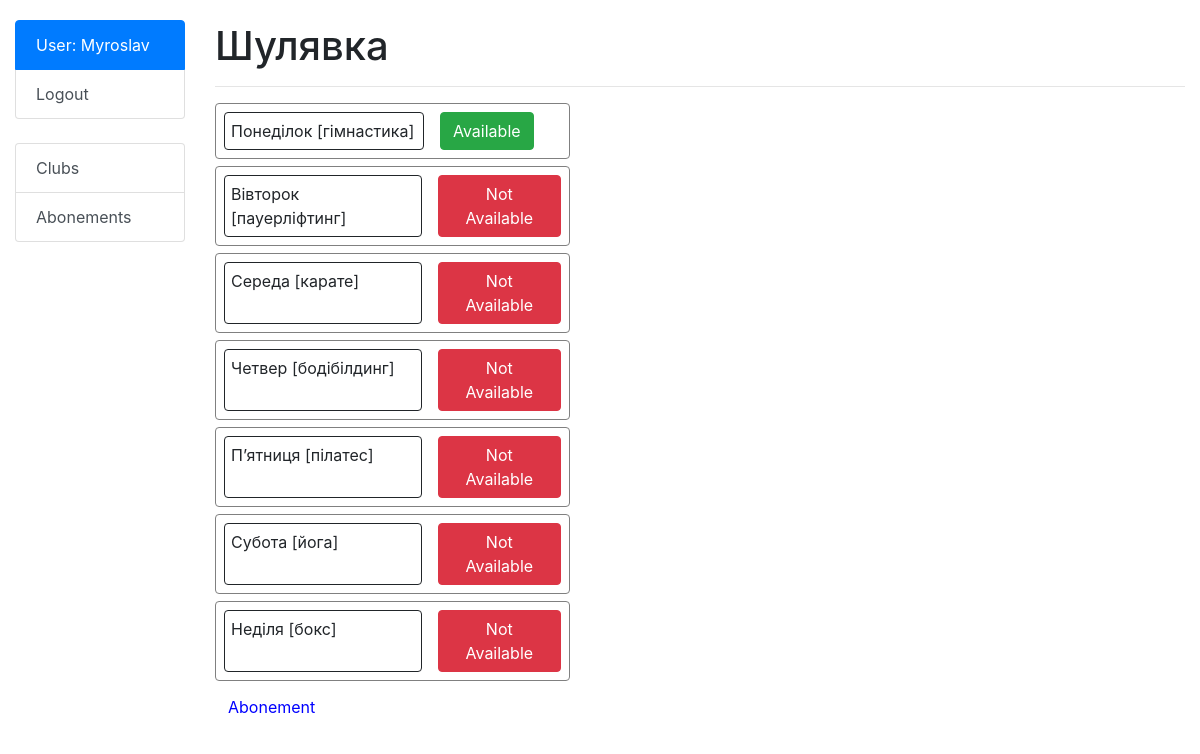
Screenshot of /clubs/1/ (signed in) with the database file from the repository.
### fitness_service/models.py (models this page shows, shortened)
class User(AbstractUser):
    pass

class Club(models.Model):
    location = models.CharField(max_length=300)

class Day(models.Model):
    name = models.CharField(max_length=15)
    exercise = models.CharField(max_length=20, default="sport")

### fitness_service/views.py (the view)
# urls.py: path("clubs/<int:pk>/", ClubDetailView.as_view(), name="club-detail"),
class ClubDetailView(generic.DetailView):
    model = Club
    def get_context_data(self, **kwargs):               #
        context = super().get_context_data(**kwargs)
        abonements = Abonement.objects.filter(user=self.request.user, club=self.object).all()
        day_list = []
        for abonement in abonements:
            day_list += abonement.days.all()
        days = Day.objects.all()
        context['days'] = days
        context['day_list'] = day_list
        return context

### templates/fitness_service/club_detail.html (shortened to what this page needs)
{% extends "base.html" %}
{% block content %}
    <h1 style="margin-top: 22px;">{{ club.location }}</h1>
    <hr>
    {% for day in days %}
        <div class="partition">
            <div class="image_div">{{ day.name }} [{{ day.exercise }}]</div>
            <div class="info">
                {% if day in day_list %}
                    <a href="" class="btn btn-success link-to-page">
                        Available
                    </a>
                {% else %}
                     <a href="{% url 'fitness_service:abonement-create' pk=club.id %}" class="btn btn-danger link-to-page">
                        Not Available
                     </a>
                {% endif %}
            </div>
        </div>
    {% endfor %}
    <div>
        <a href="{% url 'fitness_service:abonement-create' pk=club.id %}" class="btn link-to-page" style="color: blue">
         Abonement
        </a>
    </div>
{% endblock %}

### templates/includes/sidebar.html (shortened to what this page needs)
<div class="list-group sidebar">
  {% if user.is_authenticated %}
    <a class="list-group-item list-group-item-action active">User: {{ user.username }}</a>
    <a href="{% url 'logout'%}?next={{request.path}}" class="list-group-item list-group-item-action">Logout</a>
  {% else %}
    <a href="{% url 'login'%}?next={{request.path}}" class="list-group-item list-group-item-action active">Login</a>
  {% endif %}
</div>
<br>
<div class="list-group">
  <a href="{% url 'fitness_service:club-list' %}" class="list-group-item list-group-item-action">Clubs</a>
  <a href="{% url 'fitness_service:abonement-list' %}" class="list-group-item list-group-item-action">Abonements</a>
</div>

### templates/includes/sidebar.html (style rules this page uses)
.sidebar { margin-top: 20px; }

### rows the page displays
User: username "Myroslav"
Club: location "Шулявка"
Day: name "Понеділок", exercise "гімнастика", shows "Available"
Day: name "Вівторок", exercise "пауерліфтинг", shows "Not Available"
Day: name "Середа", exercise "карате", shows "Not Available"
Day: name "Четвер", exercise "бодібілдинг", shows "Not Available"
Day: name "Пʼятниця", exercise "пілатес", shows "Not Available"
Day: name "Субота", exercise "йога", shows "Not Available"
Day: name "Неділя", exercise "бокс", shows "Not Available"
